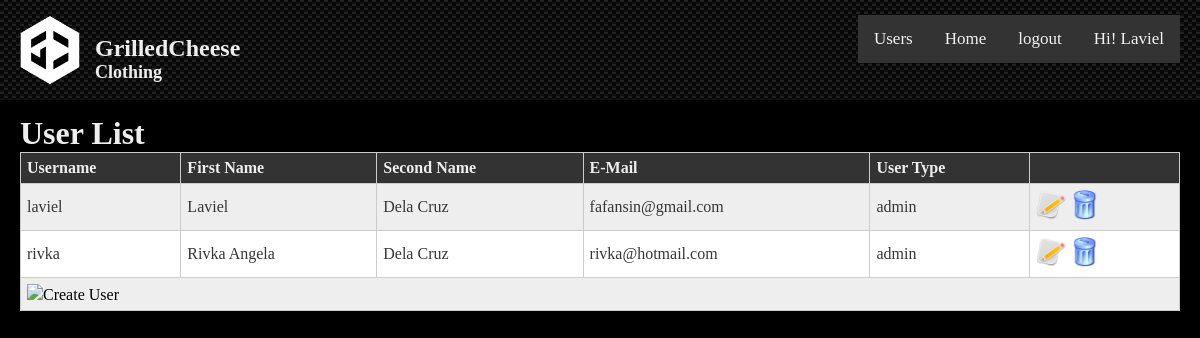
The page /admin/users.php (signed in) on the database its author committed.
### tables this page shows
CREATE TABLE `users` (
  `id` int(11) unsigned NOT NULL AUTO_INCREMENT,
  `username` varchar(255) NOT NULL DEFAULT '',
  `first_name` text,
  `last_name` text,
  `password` text NOT NULL,
  `email` text NOT NULL,
  `usertype` int(11) NOT NULL,
  PRIMARY KEY (`id`),
  UNIQUE KEY `username` (`username`)
);

CREATE TABLE `user_types` (
  `id` int(11) unsigned NOT NULL AUTO_INCREMENT,
  `name` varchar(30) NOT NULL DEFAULT '',
  PRIMARY KEY (`id`)
);

### lib/functions.php (called while the page is built, shortened)
<?php
	function get_results($query){
		global $db;
		$result = $db->query($query);
		$list = array();
		while($row = $result->fetch_assoc()){
			$item = new stdClass();
			foreach($row as $key => $value){
				$item->$key = $value;
			}
			array_push($list, $item);
		}
		return $list;
	}
?>

### admin/users.php (the view)
<?php require_once "header-admin.php";
	$users = get_results("SELECT u.id as ID, username, first_name, last_name, email, t.name as user_type FROM users u LEFT JOIN user_types t ON u.usertype = t.id");
?>
	<h1>User List</h1>
    <table>
        <thead>
            <tr>
                <th>Username</th>
                <th>First Name</th>
                <th>Second Name</th>
                <th>E-Mail</th>
                <th>User Type</th>
                <th></th>
            </tr>
        <tbody>
            <?php foreach($users as $user): ?>
            <tr>
                <td><?php echo $user->username;?></td>
                <td><?php echo $user->first_name;?></td>
                <td><?php echo $user->last_name;?></td>
                <td><?php echo $user->email;?></td>
                <td><?php echo $user->user_type;?></td>
                <td>
                	<a href="user-detail.php?action=edit&id=<?php echo $user->ID; ?>"><img title="edit" class="icon-buttons" src="/assets/images/edit-icon.png"/></a>
                	<a href="user-detail.php?action=delete&id=<?php echo $user->ID; ?>"><img title="delete" class="icon-buttons" src="/assets/images/delete-icon.png"/></a>
                </td>
            </tr>
            <?php endforeach ?>
        </tbody>
        <tfoot>
        <tr>
        	<td colspan="99">
            <div class="button-link">
                <a href="user-detail.php?action=new"><img class="icon-buttons" src="/assets/images/add-icon.png"/><span>Create User</span></a>
            </div>
            </td>
        </tr>
        </tfoot>
    </table>
<?php require_once "footer-admin.php"; ?>

### admin/header-admin.php (shortened to what this page needs)
<?php
	include_once "../lib/functions.php";
	$current_page = basename($_SERVER['PHP_SELF']);
	$user = null;
	if(isset($_SESSION['user']) && !is_null($_SESSION['user'])){
		$user = $_SESSION['user'];
	}else{
		header("Location:login.php?url=$current_page");
		exit();
	}
?>
<!DOCTYPE html PUBLIC "-//W3C//DTD XHTML 1.0 Transitional//EN" "http://www.w3.org/TR/xhtml1/DTD/xhtml1-transitional.dtd">
<html xmlns="http://www.w3.org/1999/xhtml">
<head>
    <link rel="stylesheet" type="text/css" href="/assets/css/main-style.css"/>
    <link rel="stylesheet" type="text/css" media="only screen and (min-width:600px)" href="/assets/css/style-tab.css"/>
    <link rel="stylesheet" type="text/css" media="only screen and (min-width:786px)" href="/assets/css/style-desk.css"/>
</head>
<body>
    <header>
        <div class="head-wrap site">
            <div class="logo-wrap left">
            	<a href="/"><img class="logo left" src="/assets/images/logo-invert.png"/></a>
                <div class="brand-wrap left">
                	<a href="/"><h1>GrilledCheese</h1></a>
                    <a href="/"><h2>Clothing</h2></a>
                </div>
            </div>
            <div class="nav-wrap">
                <ul class="topnav">
	                <?php if(!is_null($user)): ?>
                        <li class="special">Hi! <?php echo $user->firstname; ?></li>
                        <li><a id="btLogout" href="/admin/login.php?action=logout">logout</a></li>
                    <?php endif ?>
                    <li><a href="/admin/index.php">Home</a></li>
                    <li><a href="/admin/users.php">Users</a></li>
                </ul>
            </div>
        </div>
    </header>
    <main>
    	<div class="content site">

### admin/footer-admin.php (shortened to what this page needs)
		</div>
    </main>
</body>
</html>

### assets/css/main-style.css (style rules this page uses)
* { box-sizing:border-box; }
body { margin:0 auto; background-color:#000; color:#EEE; font-family: trebuchet ms; }
header { background:url(../images/bricks.png) repeat; }
H1, H2, H3, H4, H5 { margin:0; }
a, a:link, a:visited { color:#eee; text-decoration:none; }
img { width:100%; height:auto; }
.site { padding:15px 0; }
.logo { max-width:60px; }
.brand-wrap { padding-top: 20px; padding-left:15px; font-size:12px; }
.left { float:left; }
ul.topnav { list-style-type: none; margin: 0; padding: 0; overflow: hidden; background-color: #333; float:right; }
ul.topnav li.special, ul.topnav li a { display: inline-block; color: #f2f2f2; text-align: center; padding: 14px 16px; text-decoration: none; transition: 0.3s; font-size: 17px; }
ul.topnav li.special { display:inline }
ul.topnav li { display: none; }
ul.topnav li { float:right; }
table { width: 100%; border-collapse: collapse; color:#363636; }
tr { background:#fff; }
tr:nth-of-type(odd) { background: #eee; }
th { background: #333; color: #eee; font-weight: bold; }
td, th { padding: 6px; border: 1px solid #ccc; text-align: left; }
table a, table a:visited { color:#000000 !important; }
.icon-buttons { width:30px; }

### assets/css/style-tab.css (style rules this page uses)
ul.topnav li { display: inline; }

### assets/css/style-desk.css (style rules this page uses)
ul.topnav li { display: inline; }
.site { padding:15px 20px; }

### rows shown on the page
users: username "laviel", first_name "Laviel", last_name "Dela Cruz", email "fafansin@gmail.com", user_types.name "admin"
users: username "rivka", first_name "Rivka Angela", last_name "Dela Cruz", email "rivka@hotmail.com", user_types.name "admin"

### other values the page prints
$user->firstname "Laviel"
